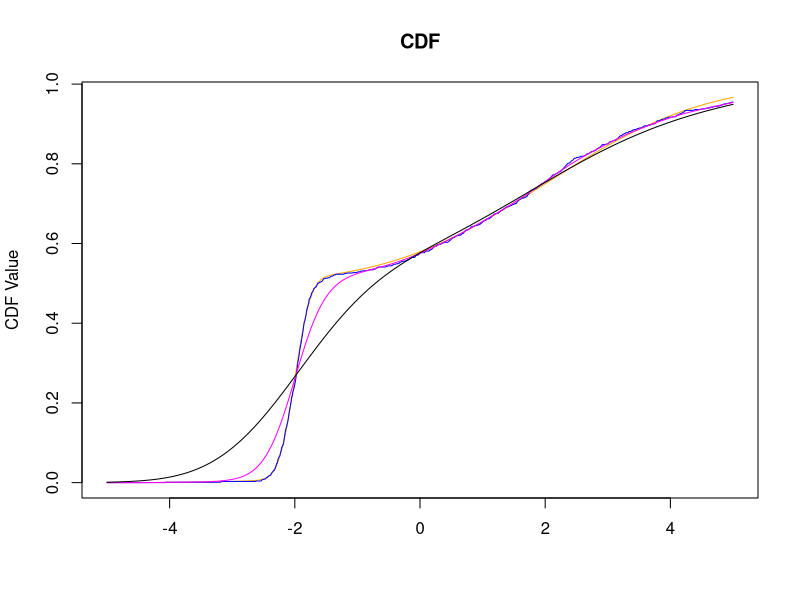
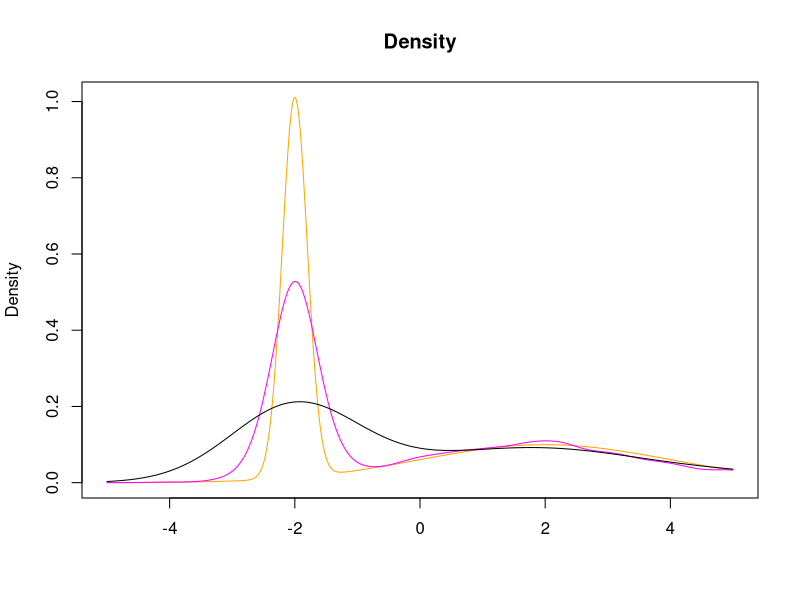

Source code (R) for these figures, in order:
## ---- chunk 1
empirical_smooth_cdf_logit <- function(samples, slope, x) {
  result = rep_len(0, length(x));
  for(s in samples) {
    entry = x - s
    logistic = 1 / (1 + exp(-slope * entry));
    result = result + logistic;
  }
  return(result / length(samples));
} 

empirical_smooth_cdf_normal <- function(samples, bandwidth, x) {
  result = rep_len(0, length(x));
  for(s in samples) {
    result = result + pnorm(x, s, bandwidth);
  }
  return(result / length(samples));
} 


empirical_density_logit <- function(samples, slope, x) {
  result = rep_len(0, length(x));
  for(s in samples) {
    entry = x - s
    logistic = 1 / (1 + exp(-slope * entry));
    add = logistic * (1 - logistic);
    result = result + add;
  }
  return((result * slope) / length(samples));
}

empirical_density_normal <- function(samples, bandwidth, x) {
  result = rep_len(0, length(x));
  for(s in samples) {
    result = result + dnorm(x, mean = s, sd = bandwidth);
  }
  return(result / length(samples));
  
}


num_samples = 1000;
samples_source = rbinom(num_samples, 1, 0.5);
samples = samples_source * rnorm(num_samples, -2,0.2) + (1 - samples_source) * rnorm(num_samples, 2, 2)
true_density = function(x) { 0.5 * dnorm(x, -2, 0.2) + 0.5 * dnorm(x,2,2) }
true_cdf = function(x) { 0.5 * pnorm(x,-2,0.2) + 0.5 * pnorm(x,2,2) }
density_points = seq(-5,5, by = 0.01);
slope = 5
bandwidth = 1#1/slope
plot(density_points, true_cdf(density_points), type = "l", col="orange", main = "CDF", xlab = "", ylab = "CDF Value")
lines(density_points, ecdf(samples)(density_points), col="blue")
lines(density_points, empirical_smooth_cdf_logit(samples, slope, density_points), col = "magenta")
lines(density_points, empirical_smooth_cdf_normal(samples, bandwidth, density_points))

plot(density_points, true_density(density_points), type = "l", col = "orange", main = "Density", xlab = "", ylab = "Density")
lines(density_points, empirical_density_logit(samples, slope, density_points), col="magenta")
lines(density_points, empirical_density_normal(samples, bandwidth, density_points))

